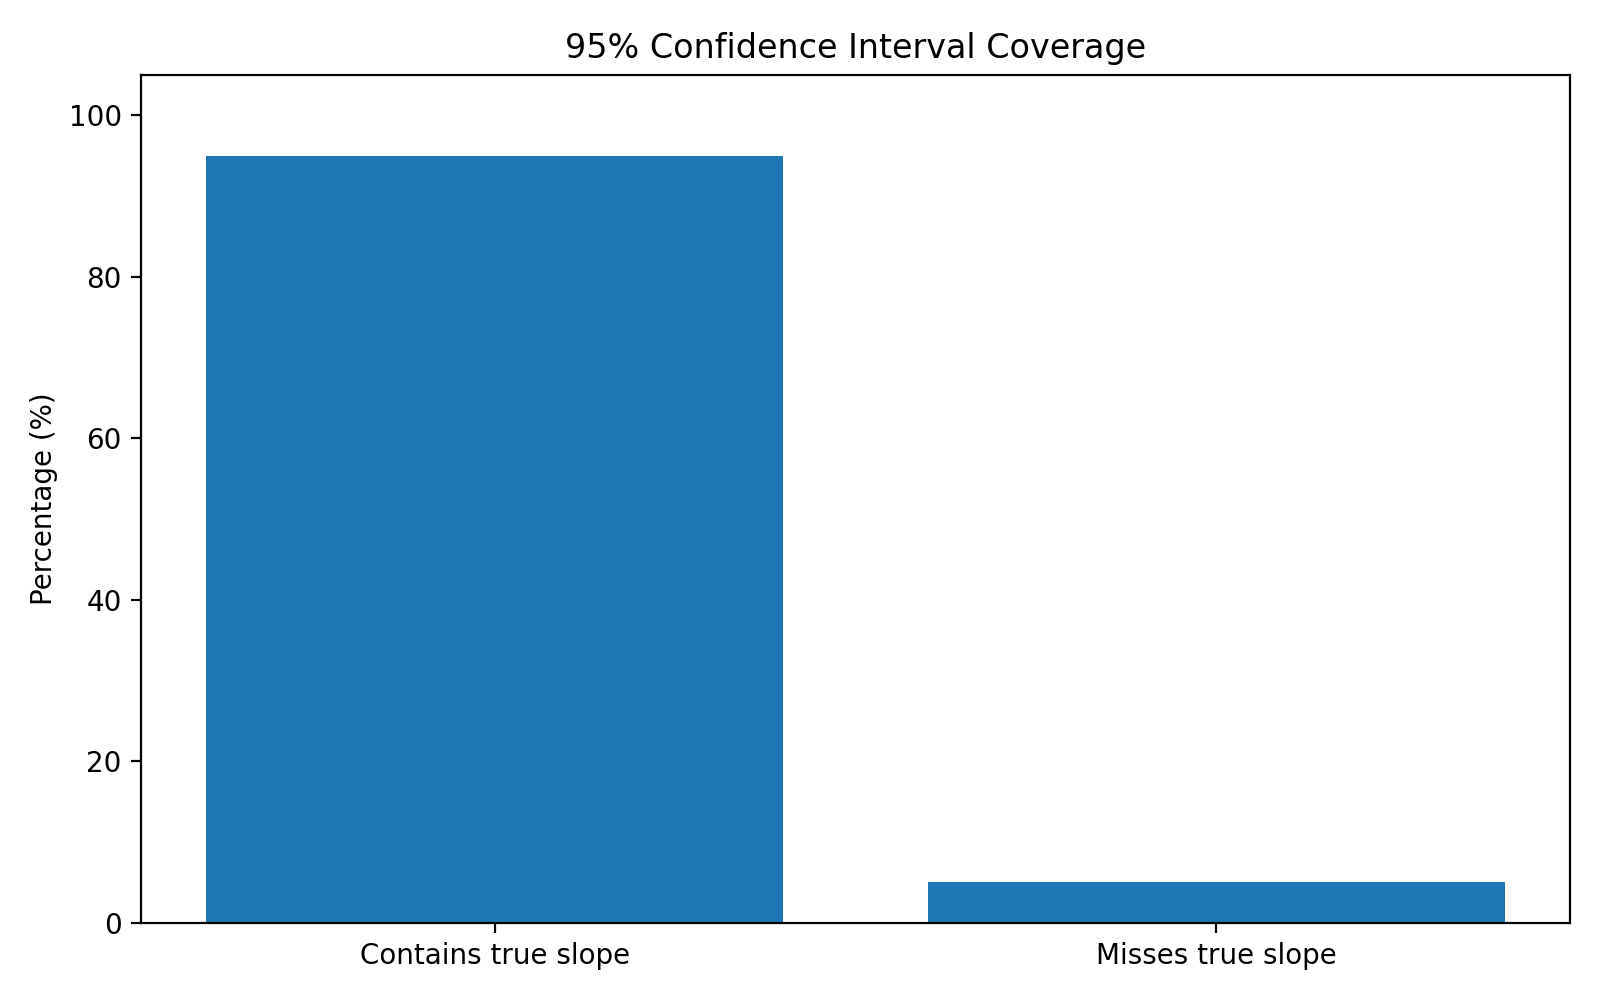

Here is the Python script that generated this plot:
import numpy as np
import matplotlib.pyplot as plt
from scipy.stats import t

# Q5 (PHYS 590 only): Test whether the 95% CI captures the true
# slope beta1=1 in approximately 95% of repeated experiments.
np.random.seed(123)

def experiment(x):
    beta0 = 1
    beta1 = 1
    sigma = 0.2
    eps = np.random.normal(0, sigma, len(x))
    return beta0 + beta1*x + eps

def compute_ols(x, y):
    beta1 = np.sum((x-np.mean(x))*(y-np.mean(y))) / np.sum((x-np.mean(x))**2)
    beta0 = np.mean(y) - beta1*np.mean(x)
    return beta0, beta1

n = 20
x = np.arange(n)/n
ne = 10000
true_slope = 1
contained = np.zeros(ne, dtype=bool)
Sxx = np.sum((x-np.mean(x))**2)
t_critical = t.ppf(0.975, n-2)

for i in range(ne):
    y = experiment(x)
    b0, b1 = compute_ols(x, y)
    residuals = y - (b0+b1*x)
    s = np.sqrt(np.sum(residuals**2)/(n-2))
    se_b1 = s/np.sqrt(Sxx)
    lower = b1 - t_critical*se_b1
    upper = b1 + t_critical*se_b1
    contained[i] = lower <= true_slope <= upper

coverage = np.mean(contained)
print('Number of experiments =', ne)
print('Intervals containing true slope =', np.sum(contained))
print('Coverage percentage =', coverage*100)

plt.figure(figsize=(8, 5))
plt.bar(['Contains true slope', 'Misses true slope'],
        [coverage*100, (1-coverage)*100])
plt.ylabel('Percentage (%)')
plt.title('95% Confidence Interval Coverage')
plt.ylim(0, 105)
plt.tight_layout()
plt.savefig('HW5_1_test.png', dpi=200)
plt.show()
